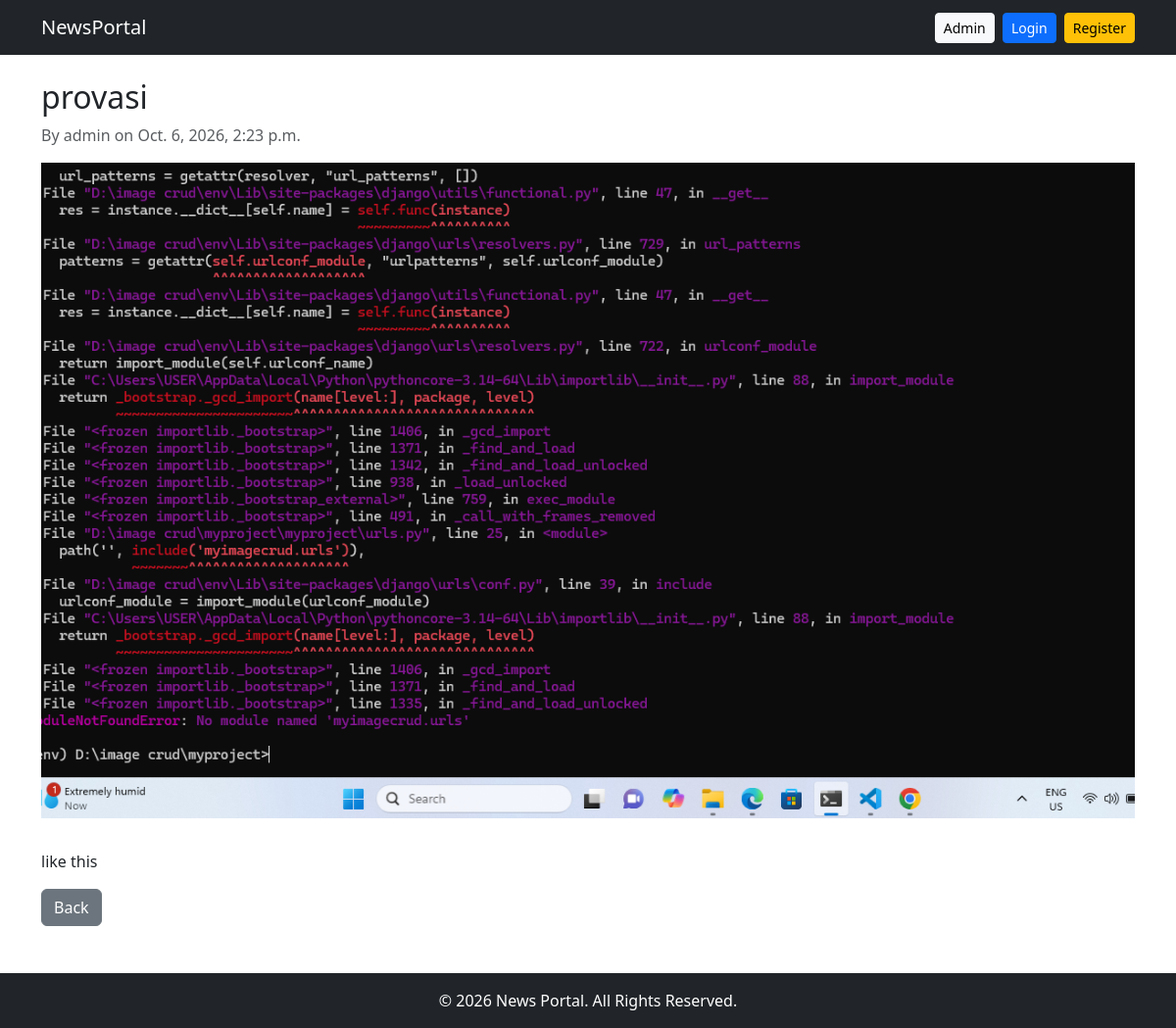
/news/3/, run on the app's committed database.
### newsApp/models.py (models this page shows, shortened)
class News(models.Model):
    title = models.CharField(max_length=200)
    content = models.TextField()
    thumbnail = models.ImageField(upload_to='news_thumbnails/')
    published_date = models.DateTimeField(auto_now_add=True)
    author = models.ForeignKey(User, on_delete=models.CASCADE)
    class Meta:
        ordering = ['-published_date']
        verbose_name_plural = "News"

### newsApp/views.py (the view)
# urls.py: path('news/<int:pk>/', views.news_detail, name='news_detail'),
def news_detail(request, pk):
    news = get_object_or_404(News, pk=pk)
    return render(request, 'news_detail.html', {'news': news})

### templates/news_detail.html (shortened to what this page needs)
{% extends 'master/base.html' %}
{% block content %}
<h2>{{ news.title }}</h2>
<p class="text-muted">By {{ news.author }} on {{ news.published_date }}</p>
{% if news.thumbnail %}<img src="{{ news.thumbnail.url }}" class="img-fluid mb-3">{% endif %}
<p>{{ news.content|linebreaks }}</p>
<a href="{% url 'home' %}" class="btn btn-secondary">Back</a>
{% endblock %}

### data on the page
News: title "provasi", author "admin", published_date "Oct. 6, 2026, 2:23 p.m.", thumbnail (picture), content "like this"
